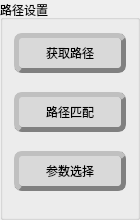
       <widget class="QGroupBox" name="groupBox_14">
        <property name="geometry">
         <rect>
          <x>20</x>
          <y>110</y>
          <width>140</width>
          <height>220</height>
         </rect>
        </property>
        <property name="title">
         <string>路径设置</string>
        </property>
        <layout class="QVBoxLayout" name="verticalLayout_13">
         <property name="topMargin">
          <number>0</number>
         </property>
         <item>
          <widget class="QPushButton" name="locusselectsetButton">
           <property name="minimumSize">
            <size>
             <width>0</width>
             <height>40</height>
            </size>
           </property>
           <property name="cursor">
            <cursorShape>PointingHandCursor</cursorShape>
           </property>
           <property name="styleSheet">
            <string notr="true">QPushButton{
background-color: rgb(217, 217, 217);
color: rgb(0,0,0);  
border-radius:8px;
font:12pt &quot;微软雅黑&quot;;
border:5px outset gray;
}
QPushButton::hover{
background-color: rgb(200, 200, 200);
color: rgb(0,0,0);  
border-radius:8px;
font:12pt &quot;微软雅黑&quot;;
border:5px groove gray;
}</string>
           </property>
           <property name="text">
            <string>获取路径</string>
           </property>
          </widget>
         </item>
         <item>
          <widget class="QPushButton" name="locusseselectButton">
           <property name="minimumSize">
            <size>
             <width>0</width>
             <height>40</height>
            </size>
           </property>
           <property name="cursor">
            <cursorShape>PointingHandCursor</cursorShape>
           </property>
           <property name="styleSheet">
            <string notr="true">QPushButton{
background-color: rgb(217, 217, 217);
color: rgb(0,0,0);  
border-radius:8px;
font:12pt &quot;微软雅黑&quot;;
border:5px outset gray;
}
QPushButton::hover{
background-color: rgb(200, 200, 200);
color: rgb(0,0,0);  
border-radius:8px;
font:12pt &quot;微软雅黑&quot;;
border:5px groove gray;
}</string>
           </property>
           <property name="text">
            <string>路径匹配</string>
           </property>
          </widget>
         </item>
         <item>
          <widget class="QPushButton" name="ParametersuitedtButton">
           <property name="minimumSize">
            <size>
             <width>0</width>
             <height>40</height>
            </size>
           </property>
           <property name="cursor">
            <cursorShape>PointingHandCursor</cursorShape>
           </property>
           <property name="styleSheet">
            <string notr="true">QPushButton{
background-color: rgb(217, 217, 217);
color: rgb(0,0,0);  
border-radius:8px;
font:12pt &quot;微软雅黑&quot;;
border:5px outset gray;
}
QPushButton::hover{
background-color: rgb(200, 200, 200);
color: rgb(0,0,0);  
border-radius:8px;
font:12pt &quot;微软雅黑&quot;;
border:5px groove gray;
}</string>
           </property>
           <property name="text">
            <string>参数选择</string>
           </property>
          </widget>
         </item>
        </layout>
       </widget>
